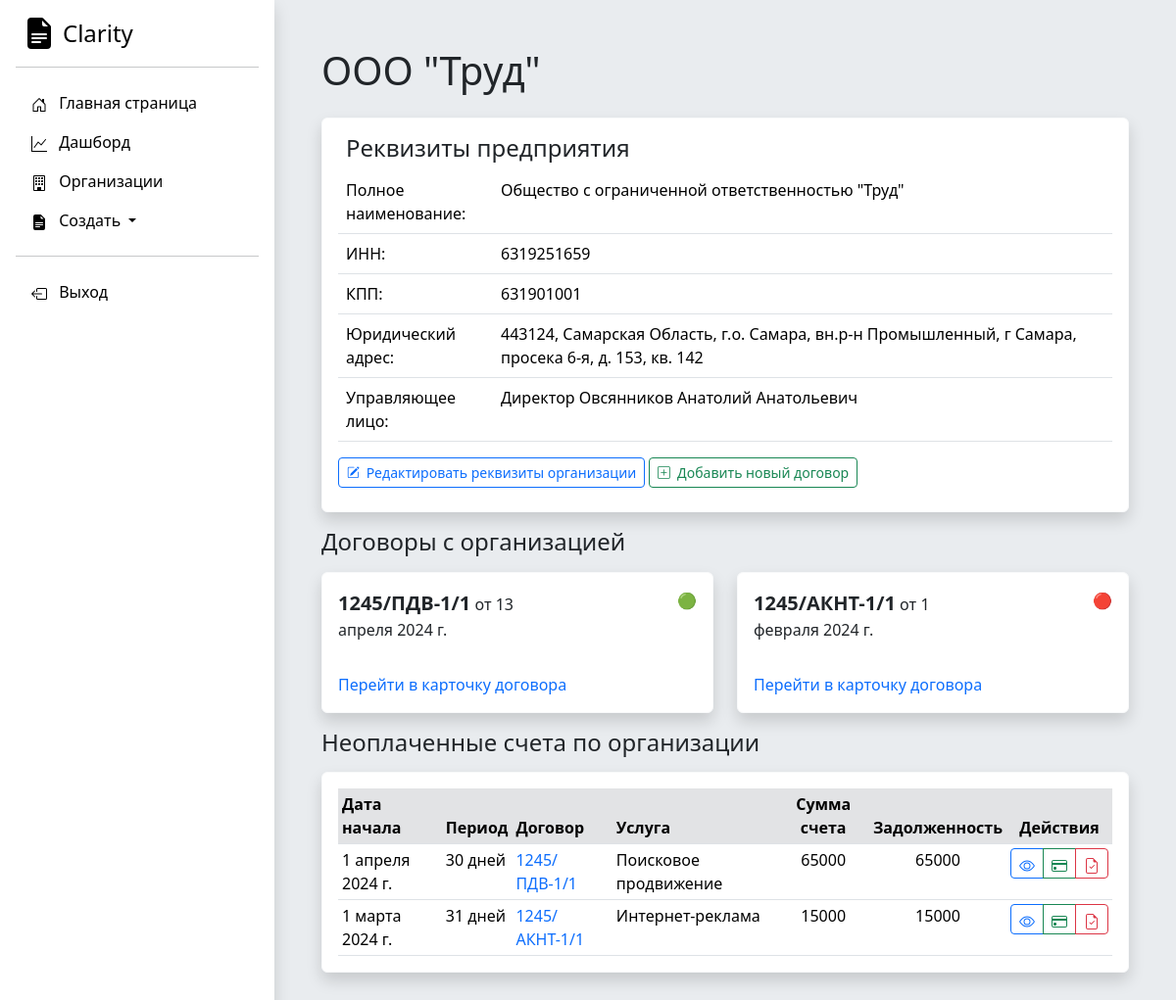
The app's page /organization/1/ (signed in) with its own data.
### Accounting/models.py (models this page shows, shortened)
class Organization(models.Model):
    full_name = models.CharField('Полное наименование', max_length=250)
    short_name = models.CharField('Краткое наименование', max_length=250)
    inn = models.IntegerField('ИНН')
    kpp = models.IntegerField('КПП')
    ur_adres = models.TextField('Юридический адрес')
    management_full_name = models.CharField('Управляющее лицо', max_length=250)
    management_post = models.CharField('Должность управляющего лица', max_length=250)
    class Meta:
        verbose_name = "Юридическое лицо"
        verbose_name_plural = "Юридические лица"

class Dogovor(models.Model):
    nomer_dogovora = models.CharField('Номер договора', max_length=250)
    date_of_signing = models.DateField('Дата начала действия договора')
    web_site = models.CharField('Веб сайт', max_length=250)
    contract_completed = models.BooleanField('Активный договор')
    basic_price = models.IntegerField('Цена догвора')
    service_type = models.ForeignKey(Service_type, on_delete=models.DO_NOTHING)
    organization = models.ForeignKey(Organization, on_delete=models.CASCADE)
    class Meta:
        verbose_name = "Договор"
        verbose_name_plural = "Договоры"

class Service(models.Model):
    service_name = models.CharField('Название оказываемой услуги для счета и Акта', max_length=250)
    date_start = models.DateField('Дата начала оказания услуги')
    date_end = models.DateField('Дата окончания оказания услуги')
    price = models.IntegerField('Оплата за услугу')
    payment_made = models.IntegerField('Сумма частичной оплаты счета', db_default=0)
    dogovor = models.ForeignKey(Dogovor, on_delete=models.CASCADE)
    full_payment = models.BooleanField('Счет полностью оплачен')
    act_approved = models.BooleanField("Акт подписан")
    class Meta:
        verbose_name = "Услуга (локализованный этап)"
        verbose_name_plural = "Услуги (локализованные этапы)"

class Service_type(models.Model):
    service_type = models.CharField('Название направления оказываемых услуг', max_length=250)
    regular = models.BooleanField('Регулярная услуга, нужно выставлять ежемесячный счет')
    def __str__(self):
        return self.service_type
    class Meta:
        verbose_name = "Направление услуги"
        verbose_name_plural = "Направления услуг"

### Accounting/views.py (the view)
# urls.py: path('organization/<int:pk>/', views.organization_detail, name='organization-detail'),
@login_required
def organization_detail(request, pk):
    organization_list = Organization.objects.get(id=pk)
    dogovor_list = Dogovor.objects.filter(organization=organization_list)
    service_list = Service.objects.filter(dogovor__in=dogovor_list)
    for el in service_list:
        el.debt = el.price - el.payment_made
    for el in service_list:
        el.period = (el.date_end - el.date_start).days + 1
    for el in service_list:
        el.period = (el.date_end - el.date_start).days + 1
    return render(request, 'Accounting/organization-detail.html',
                  {'organization_list': organization_list, 'dogovor_list': dogovor_list,
                   'service_list': service_list})

### DAM/templates/Accounting/organization-detail.html (shortened to what this page needs)
{% extends 'Accounting/base.html' %}
{% block content %}<h1 class="mb-4">{{ organization_list.short_name }}</h1>
<div class="card border-light shadow p-3 bg-body rounded">
<h4 class="ms-2">Реквизиты предприятия</h4>
    <table class="table table-hover ">
  <tbody>
    <tr>
      <td width="20%" >Полное наименование:</td>
      <td>{{ organization_list.full_name }}</td>
    </tr>
    <tr>
      <td>ИНН:</td>
      <td>{{ organization_list.inn }}</td>
    </tr>
    <tr>
      <td>КПП:</td>
      <td>{{ organization_list.kpp }}</td>
    </tr>
      <tr>
      <td>Юридический адрес:</td>
      <td>{{ organization_list.ur_adres }}</td>
    </tr>
      <tr>
      <td>Управляющее лицо:</td>
      <td>{{ organization_list.management_post }} {{ organization_list.management_full_name }}</td>
    </tr>
  </tbody>
</table>
<div class="d-grid gap-2 d-md-block">
    <a class="btn btn-outline-primary btn-sm mb-2" role="button" href="{% url 'organization-edit' organization_list.pk %}">
        Редактировать реквизиты организации
    </a>
      <a class="btn btn-outline-success btn-sm mb-2" role="button" href="{% url 'dogovor-create-target' organization_list.pk %}">
    Добавить новый договор
  </a>
</div>
</div>
{% if dogovor_list %}
<h4 class="mt-3 mb-3">Договоры с организацией</h4>
    <div class="row row-cols-1 row-cols-md-2 g-4">
         {% for el in dogovor_list %}
            <div class="col">
                <div class="card border-light shadow bg-body rounded">
                    <div class="pt-3 ps-3 pe-3 row">
                        <p class="col-8"><span class="fs-5 fw-semibold">{{ el.nomer_dogovora }}</span> от {{ el.date_of_signing }}</p>
                        <p class="col-4 text-end">
                            {% if el.contract_completed is True %}
                            🟢
                            {% else %}
                            🔴
                            {% endif %}
                        </p>
                    </div>
                    <div class="card-body">
                        <a class="link-offset-2 link-offset-3-hover link-underline link-underline-opacity-0 link-underline-opacity-75-hover" href="/dogovor/{{ el.id }}"> Перейти в карточку договора </a>
                    </div>
                </div>
            </div>
        {% endfor %}
    </div>
{% endif %}
{% if service_list %}
<h4 class="mt-3">Неоплаченные счета по организации</h4>
<div class="card border-light shadow p-3 bg-body rounded mt-3">
<div class="card-body px-0 py-0">
<div class="table-responsive scrollbar">
    <table class="table table-sm fs-10 mb-0 overflow-hidden">
        <thead >
            <tr>
                <th class="bg-secondary-subtle">Дата начала</th>
                <th class="bg-secondary-subtle">Период</th>
                <th class="bg-secondary-subtle">Договор</th>
                <th class="bg-secondary-subtle">Услуга</th>
                <th class="bg-secondary-subtle text-center">Сумма счета</th>
                <th class="bg-secondary-subtle text-center">Задолженность</th>
                <th class="bg-secondary-subtle text-center">Действия</th>
            </tr>
        </thead>
        <tbody>
{% for el in service_list %}
{% if el.full_payment is False %}
<tr>
    <td>{{ el.date_start }}</td>
    <td>{{ el.period }} дней</td>
    <td><a class="link-offset-2 link-offset-3-hover link-underline link-underline-opacity-0 link-underline-opacity-75-hover" href="/dogovor/{{ el.dogovor.id }}">{{ el.dogovor.nomer_dogovora }}</a> </td>
    <td>{{ el.dogovor.service_type }}</td>
    <td class="text-center">{{ el.price }}</td>
    <td class="text-center">{{ el.debt }}</td>
    <td class="text-center">
        <div class="btn-group" role="group" aria-label="Basic mixed styles example">
          <a role="button" class="btn btn-outline-primary btn-sm" href="{% url 'service-detail' el.pk %}">
          </a>
          <a role="button" class="btn btn-outline-success btn-sm" href="{% url 'service-generate-bill' el.pk %}">
          </a>
          <a role="button" class="btn btn-outline-danger btn-sm" href="{% url 'service-generate-act' el.pk %}">
          </a>
        </div>
    </td>
</tr>
{% endif %}
{% endfor %}
        </tbody>
    </table>
</div>
</div>
</div>
{% endif %}
{% endblock %}

### records on screen
Organization: short_name "ООО \"Труд\"", full_name "Общество с ограниченной ответственностью \"Труд\"", inn "6319251659", kpp "631901001", ur_adres "443124, Самарская Область, г.о. Самара, вн.р-н Промышленный, г Самара, просека 6-я, д. 153, кв. 142", management_post "Директор", management_full_name "Овсянников Анатолий Анатольевич"
Dogovor: nomer_dogovora "1245/ПДВ-1/1", date_of_signing "13 апреля 2024 г."
Dogovor: nomer_dogovora "1245/АКНТ-1/1", date_of_signing "1 февраля 2024 г."
Service: date_start "1 апреля 2024 г.", period "30", dogovor.nomer_dogovora "1245/ПДВ-1/1", dogovor.service_type "Поисковое продвижение", price "65000", debt "65000"
Service: date_start "1 марта 2024 г.", period "31", dogovor.nomer_dogovora "1245/АКНТ-1/1", dogovor.service_type "Интернет-реклама", price "15000", debt "15000"
